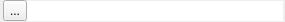
<?xml version="1.0" encoding="UTF-8"?>
<ui version="4.0">
 <class>statusbarWidget</class>
 <widget class="QWidget" name="statusbarWidget">
  <property name="windowModality">
   <enum>Qt::NonModal</enum>
  </property>
  <property name="geometry">
   <rect>
    <x>0</x>
    <y>0</y>
    <width>285</width>
    <height>22</height>
   </rect>
  </property>
  <property name="sizePolicy">
   <sizepolicy hsizetype="Expanding" vsizetype="Fixed">
    <horstretch>0</horstretch>
    <verstretch>0</verstretch>
   </sizepolicy>
  </property>
  <property name="minimumSize">
   <size>
    <width>256</width>
    <height>18</height>
   </size>
  </property>
  <property name="maximumSize">
   <size>
    <width>16777215</width>
    <height>16777215</height>
   </size>
  </property>
  <property name="windowTitle">
   <string>Form</string>
  </property>
  <property name="autoFillBackground">
   <bool>false</bool>
  </property>
  <property name="styleSheet">
   <string notr="true"/>
  </property>
  <layout class="QHBoxLayout" name="horizontalLayout" stretch="0,0">
   <property name="spacing">
    <number>0</number>
   </property>
   <property name="leftMargin">
    <number>3</number>
   </property>
   <property name="topMargin">
    <number>0</number>
   </property>
   <property name="rightMargin">
    <number>3</number>
   </property>
   <property name="bottomMargin">
    <number>0</number>
   </property>
   <item>
    <widget class="QToolButton" name="buttonOpen">
     <property name="sizePolicy">
      <sizepolicy hsizetype="Fixed" vsizetype="Fixed">
       <horstretch>2</horstretch>
       <verstretch>0</verstretch>
      </sizepolicy>
     </property>
     <property name="cursor">
      <cursorShape>PointingHandCursor</cursorShape>
     </property>
     <property name="toolTip">
      <string>Show Console</string>
     </property>
     <property name="text">
      <string>...</string>
     </property>
     <property name="icon">
      <iconset resource="CRayQt.qrc">
       <normaloff>:/Icons/Resources/Images/basic_icons/arrow_up.png</normaloff>:/Icons/Resources/Images/basic_icons/arrow_up.png</iconset>
     </property>
     <property name="checkable">
      <bool>true</bool>
     </property>
    </widget>
   </item>
   <item>
    <widget class="QLineEdit" name="messageLabel">
     <property name="sizePolicy">
      <sizepolicy hsizetype="Expanding" vsizetype="Fixed">
       <horstretch>1</horstretch>
       <verstretch>0</verstretch>
      </sizepolicy>
     </property>
     <property name="minimumSize">
      <size>
       <width>256</width>
       <height>18</height>
      </size>
     </property>
     <property name="maximumSize">
      <size>
       <width>16777215</width>
       <height>16777215</height>
      </size>
     </property>
     <property name="styleSheet">
      <string notr="true"/>
     </property>
     <property name="frame">
      <bool>false</bool>
     </property>
     <property name="readOnly">
      <bool>true</bool>
     </property>
    </widget>
   </item>
  </layout>
 </widget>
 <resources>
  <include location="CRayQt.qrc"/>
 </resources>
 <connections/>
</ui>
